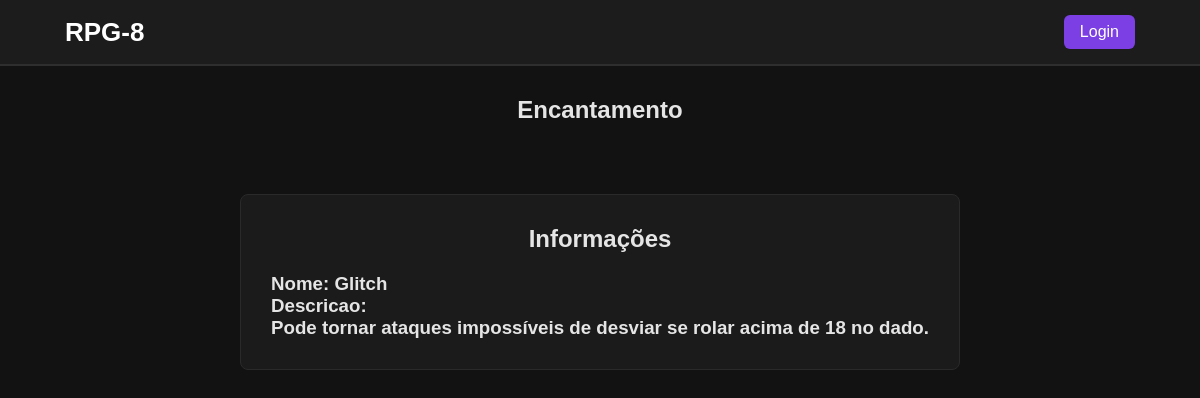
The app's page /encantamentoview.php?id=36 with its own data.
### tables this page shows
CREATE TABLE encantamentos (
	id INT auto_increment PRIMARY KEY,
    encantamento varchar(25) not null,
    descricao text
    );

### encantamentoview.php (the view, shortened to what this page needs)
<?php
include("conexao.php");
include("header.php");
$id = isset($_GET['id']) ? intval($_GET['id']) : 1;
$stmt = $conn->prepare("SELECT
    encantamentos.encantamento,
    encantamentos.descricao
FROM encantamentos
WHERE encantamentos.id = ?
");
$stmt->bind_param("i", $id);
$stmt->execute();
$result = $stmt->get_result();
$encantamentos = $result->fetch_assoc();
?>
<div class="content">
    <h2>Encantamento</h2>
</div>
<div class="content">
    <div class="fichas">
        <h2>Informações</h2>
        <h3>Nome: <?php echo htmlspecialchars($encantamentos["encantamento"]); ?></h3>
        <h3>Descricao:</h3>
        <h3><?php echo htmlspecialchars($encantamentos["descricao"]); ?></h3>
    </div>
</div>

### Style.css (style rules this page uses)
* { margin:0; padding:0; box-sizing:border-box; }
body { font-family:Arial, Helvetica, sans-serif; background:#121212; color:#e5e5e5; }
.content { display:flex; justify-content:center; padding:30px; padding-bottom: 0px; }
.content h2 { text-align: center; margin-bottom:20px; }
.fichas { background:#1b1b1b; border:1px solid #2a2a2a; max-width: 800px; margin: 20px auto; border-radius: 8px; padding: 30px; }
.fichas h2 { text-align:center; margin-bottom:20px; }

### records on screen
encantamentos: encantamento "Glitch", descricao "Pode tornar ataques impossíveis de desviar se rolar acima de 18 no dado."
